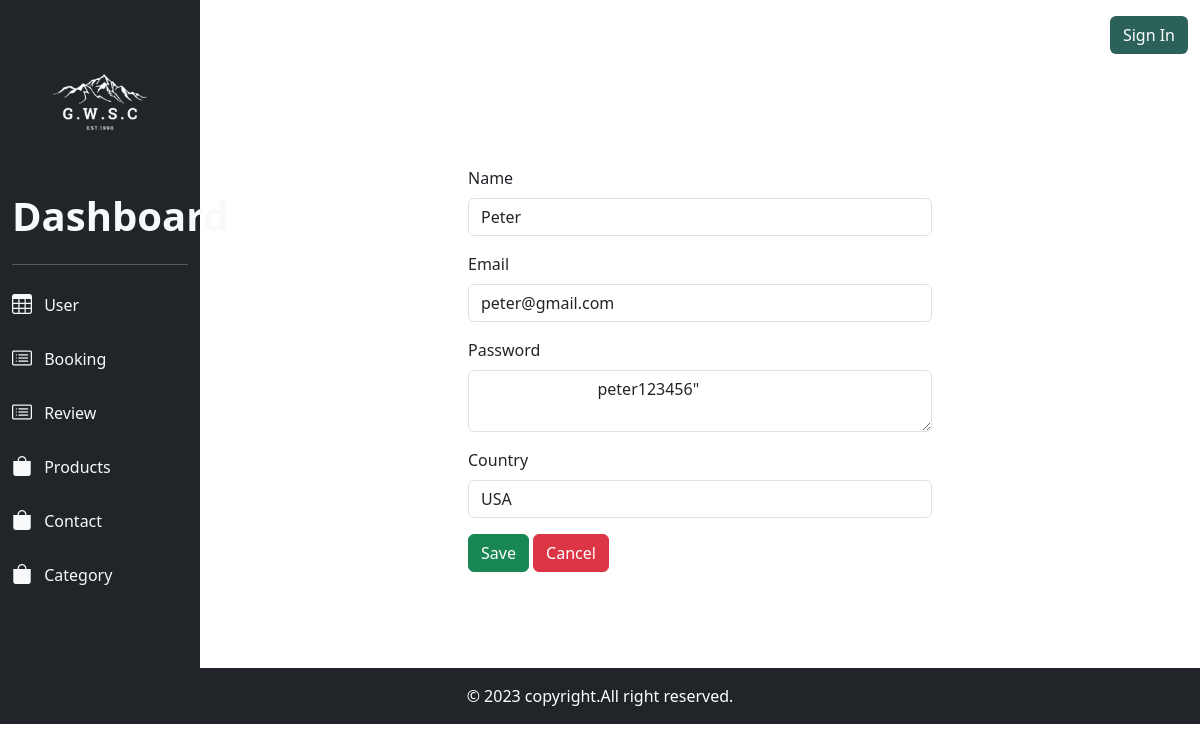
Page /admin_panel/edit.php?id=2 on the committed database.
### tables this page shows
CREATE TABLE `user` (
  `id` int(11) NOT NULL,
  `name` varchar(255) NOT NULL,
  `email` varchar(255) NOT NULL,
  `pass` varchar(255) NOT NULL,
  `country` varchar(255) NOT NULL,
  `role` varchar(255) NOT NULL DEFAULT 'user',
  `type` int(11) NOT NULL DEFAULT '1'
);

### admin_panel/edit.php (the view)
<?php
require_once('header.php');
require_once('../db/dbconfig.php');
$id = $_GET['id'];
$user = $pdo_conn->prepare("SELECT * FROM user WHERE id=" . $id);
$user->execute();
$user_result = $user->fetchAll();
?>
<div class="container dashboard-bg f-400">
    <div class="row my-4 py-4">
        <div class="col-md-6 bg-white py-5 mx-auto">
            <?php
            foreach ($user_result as $user_row) {
                ?>
                <form action="update.php?id=<?php echo $user_row['id']; ?>" method="POST">
                    <div class="mb-3">
                        <label for="name" class="form-label">Name</label>
                        <input type="text" name="name" value="<?php echo $user_row['name']; ?>" class="form-control"
                            id="name" placeholder="Name">
                    </div>
                    <div class="mb-3">
                        <label for="name" class="form-label">Email</label>
                        <input type="email" name="email" class="form-control" id="name"
                            value="<?php echo $user_row['email']; ?>">
                    </div>
                    <div class="mb-3">
                        <label for="description" class="form-label">Password</label>
                        <textarea class="form-control" name="pass" id="description">
                            <?php echo $user_row['pass']; ?>"
                            </textarea>
                    </div>
                    <div class="mb-3">
                        <label for="category" class="form-label">Country</label>
                        <input type="text" class="form-control" value="<?php echo $user_row['country']; ?>" name="country"
                            id="category" placeholder="stock">
                    </div>
                    <button type="submit" class="btn btn-success">Save</button>
                    <a href="dashboard.php" class="btn btn-danger">Cancel</a>
                </form>
                <?php
            }
            ?>
        </div>
    </div>
</div>
<?php
require_once('footer.php')
    ?>

### css/style.css (style rules this page uses)
body, html { height: 100%; }

### rows in the picture
user: name "Peter", email "peter@gmail.com", pass "peter123456\"", country "USA"
